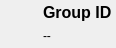
<?xml version="1.0" encoding="UTF-8"?>
<ui version="4.0">
 <class>groupitem</class>
 <widget class="QWidget" name="groupitem">
  <property name="geometry">
   <rect>
    <x>0</x>
    <y>0</y>
    <width>116</width>
    <height>48</height>
   </rect>
  </property>
  <property name="maximumSize">
   <size>
    <width>16777215</width>
    <height>50</height>
   </size>
  </property>
  <property name="windowTitle">
   <string>Form</string>
  </property>
  <property name="styleSheet">
   <string notr="true"/>
  </property>
  <layout class="QHBoxLayout" name="horizontalLayout">
   <property name="leftMargin">
    <number>2</number>
   </property>
   <property name="topMargin">
    <number>2</number>
   </property>
   <property name="rightMargin">
    <number>2</number>
   </property>
   <property name="bottomMargin">
    <number>2</number>
   </property>
   <item>
    <layout class="QVBoxLayout" name="verticalLayout_2">
     <item>
      <spacer name="verticalSpacer">
       <property name="orientation">
        <enum>Qt::Vertical</enum>
       </property>
       <property name="sizeHint" stdset="0">
        <size>
         <width>20</width>
         <height>40</height>
        </size>
       </property>
      </spacer>
     </item>
     <item>
      <widget class="QLabel" name="user">
       <property name="minimumSize">
        <size>
         <width>30</width>
         <height>30</height>
        </size>
       </property>
       <property name="styleSheet">
        <string notr="true">QLabel{
	border-image: url(:/usericon.jpg);
	border-radius:15px;
	height:30px;
	widget:30px;
}</string>
       </property>
       <property name="text">
        <string/>
       </property>
      </widget>
     </item>
     <item>
      <spacer name="verticalSpacer_2">
       <property name="orientation">
        <enum>Qt::Vertical</enum>
       </property>
       <property name="sizeHint" stdset="0">
        <size>
         <width>20</width>
         <height>40</height>
        </size>
       </property>
      </spacer>
     </item>
    </layout>
   </item>
   <item>
    <layout class="QVBoxLayout" name="verticalLayout">
     <property name="spacing">
      <number>2</number>
     </property>
     <property name="leftMargin">
      <number>5</number>
     </property>
     <item>
      <widget class="QLabel" name="name">
       <property name="sizePolicy">
        <sizepolicy hsizetype="Expanding" vsizetype="Preferred">
         <horstretch>0</horstretch>
         <verstretch>0</verstretch>
        </sizepolicy>
       </property>
       <property name="font">
        <font>
         <family>Arial</family>
         <pointsize>12</pointsize>
         <weight>75</weight>
         <bold>true</bold>
        </font>
       </property>
       <property name="styleSheet">
        <string notr="true"/>
       </property>
       <property name="text">
        <string>Group ID</string>
       </property>
      </widget>
     </item>
     <item>
      <widget class="QLabel" name="label">
       <property name="text">
        <string>--</string>
       </property>
      </widget>
     </item>
    </layout>
   </item>
  </layout>
 </widget>
 <resources/>
 <connections/>
</ui>
